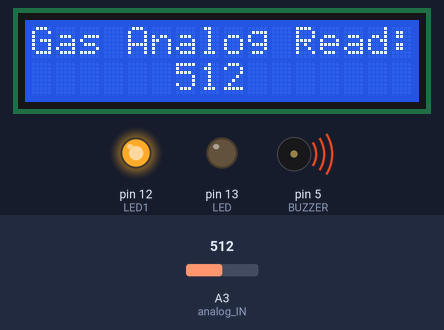
This sketch was run on a simulated Arduino Uno, built with avr-gcc and run on an emulated ATmega328P. On the bench: 16×2 character LCD, output pins drawn as LEDs (lit = HIGH), buzzer (waves = sounding, pin HIGH). Inputs (shaded band) come from the test bench; at power-on: A3 (analog_IN) = 512. What the sketch prints to the serial monitor is not drawn.

Above: at 1.2 s.
1.3 s: A3 (analog_IN) set to 316
At 2.9 s:
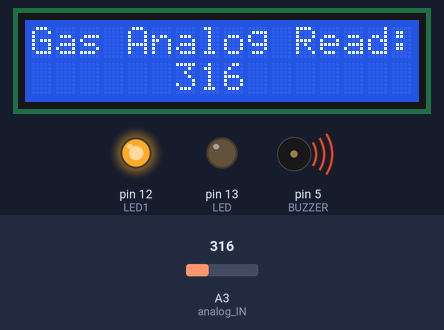
3.6 s: A3 (analog_IN) set to 285
At 4.9 s:
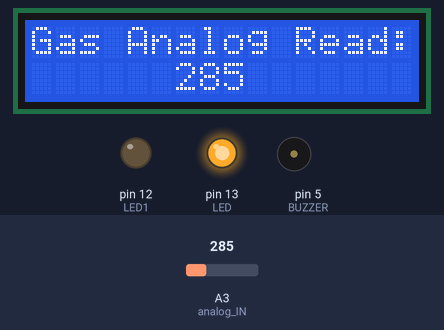
5.6 s: A3 (analog_IN) set to 306
At 6.8 s:
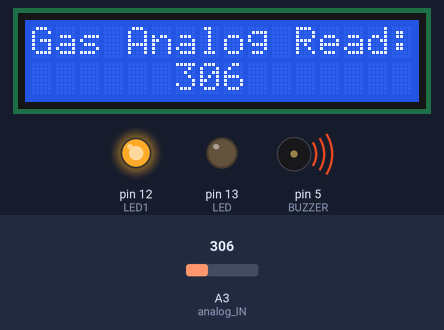
Timing chart, 0 to 8.6 s (numbered marks = the images above; inputs shaded):
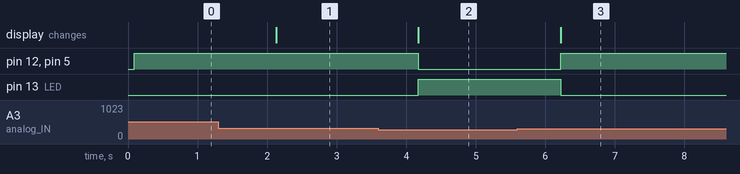

The sketch:

GAS_Sensor_with_LCD_Display.ino
```cpp
#include <Wire.h>
#include <LiquidCrystal_I2C.h>
LiquidCrystal_I2C lcd(0x27, 16, 2);

int LED = 13;
int LED1 = 12;
int BUZZER = 5;
int analog_IN = A3;

void setup() {

  lcd.init();
  lcd.backlight();
  pinMode(LED, OUTPUT);
  pinMode(LED1, OUTPUT);
  pinMode(BUZZER, OUTPUT);
  pinMode(analog_IN, INPUT);
  Serial.begin(9600);
}

void loop() {

  int Value = analogRead(analog_IN);
  Serial.print("Analog read: ");
  Serial.println(Value);

  lcd.clear();
  lcd.setCursor(0, 0);
  lcd.print("Gas Analog Read:");
  lcd.setCursor(6, 1);
  lcd.print(Value);

  if (Value < 300) {
    digitalWrite(LED, HIGH);
    digitalWrite(LED1, LOW);
    digitalWrite(BUZZER, LOW);
  } else {
    digitalWrite(LED, LOW);
    digitalWrite(LED1, HIGH);
    digitalWrite(BUZZER, HIGH);
  }
  delay(1000);
}
```

Measured:
- the behaviour switches between 300 and 299 on A3 (analog_IN) (found by bisection; images 1 and 2)
- after the input at 1.3 s, the display: changes after 0.83 s (image 1)
- after the input at 3.6 s, pin 12 (LED1), pin 5 (BUZZER): HIGH → LOW after 0.58 s; pin 13 (LED): LOW → HIGH after 0.58 s; the display: changes after 0.58 s (image 2)
- after the input at 5.6 s, pin 12 (LED1), pin 5 (BUZZER): LOW → HIGH after 0.62 s; pin 13 (LED): HIGH → LOW after 0.62 s; the display: changes after 0.62 s (image 3)
